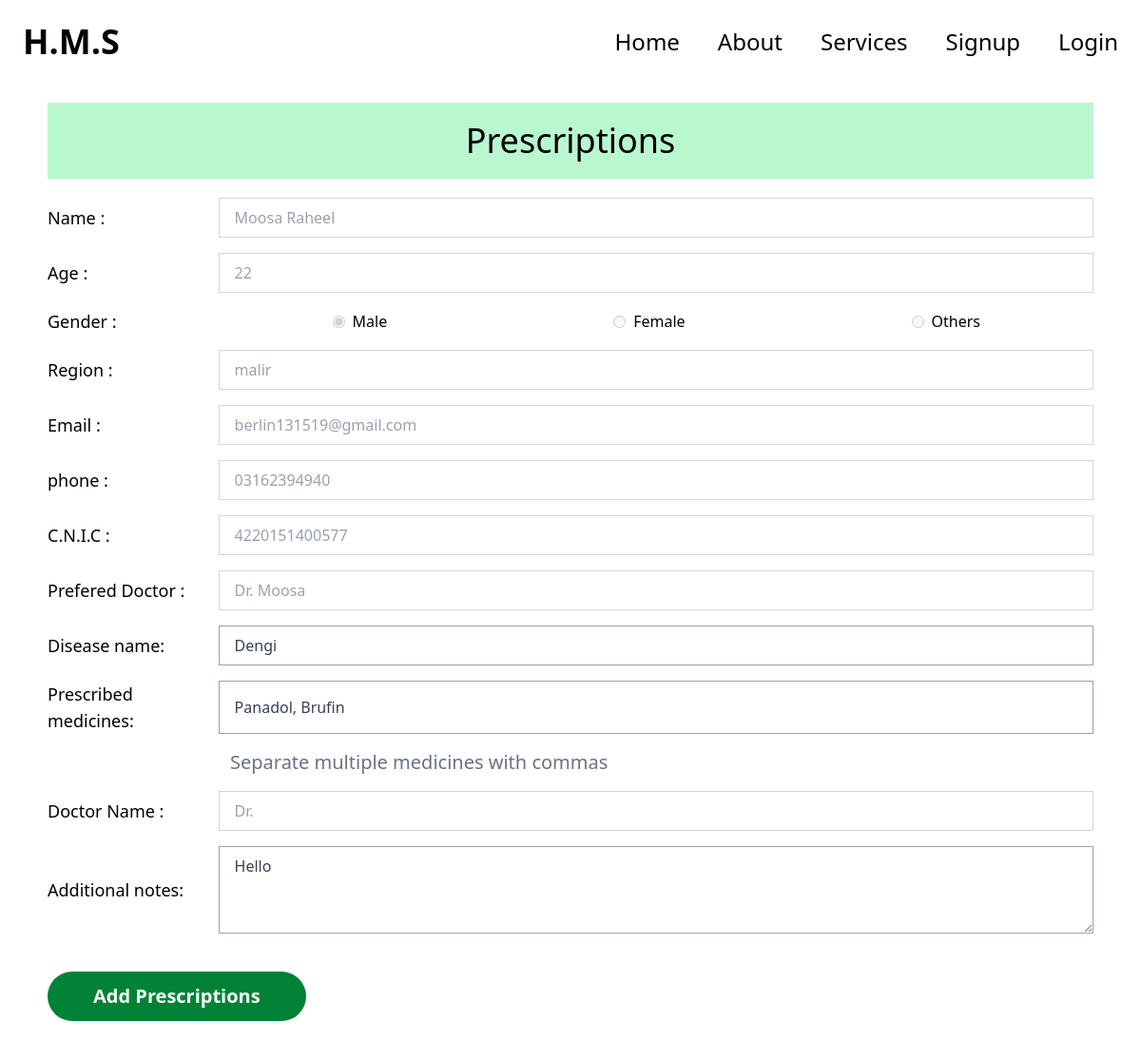
Screenshot of /doctor/prescription/10/ with the database file from the repository.
### hms_operator/models.py (models this page shows, shortened)
class Patient(models.Model):
    full_name = models.CharField(max_length=120)
    email = models.EmailField(max_length=70)
    phone = models.CharField(max_length=15)
    age = models.PositiveIntegerField()
    gender = models.CharField(choices=GENDER_CHOICES)
    region = models.CharField(max_length=20, choices=REGION_CHOICES)
    prefered_doctor = models.CharField(max_length=20, choices=DOCTORS)
    cnic = models.CharField(max_length=13)
    date = models.DateField(auto_now=True)
    time = models.TimeField(auto_now=True)

### doctor/models.py (models this page shows, shortened)
class PatientReport(models.Model):
    patient = models.OneToOneField(Patient, on_delete=models.CASCADE)
    disease_name = models.CharField(max_length=100)
    prescribed_medicines = models.TextField(help_text="Separate multiple medicines with commas")
    additional_notes = models.TextField(blank=True, null=True)
    report_date = models.DateField(auto_now_add=True)
    report_time = models.TimeField(auto_now_add=True)
    doctor_name = models.CharField(max_length=50)

### doctor/views.py (the view)
# urls.py: path("prescription/<id_or_cnic>/", prescriptions_detail, name="prescription_detail")
def prescription(request, id_or_cnic):
    patient = find_patient(id_or_cnic)
    if not patient:
        messages.error(request, "Patient with given information not found...")
        return redirect("home")
    try:
        prescription_instance = PatientReport.objects.get(patient=patient)
    except PatientReport.DoesNotExist:
        prescription_instance = None
    if request.method == "POST":
        data = request.POST.dict()
        data['doctor_name'] = f"Dr. {request.user.first_name}"
        data['patient'] = patient.id
        if prescription_instance:
            form = PrescriptionForm(data, instance=prescription_instance)
        else:
            form = PrescriptionForm(data)
        if form.is_valid():
            form.save()
            messages.success(request, "Prescription submitted successfully.")
            return redirect("home")
    else:
        form = PrescriptionForm(instance=prescription_instance)
    return render(request, "doctor/prescription.html", {"patient": patient, "form": form})

### doctor/forms.py
class PrescriptionForm(forms.ModelForm):
    class Meta:
        model = PatientReport
        fields = "__all__"
        widgets = {"disease_name": forms.TextInput(attrs={"class": "border border-gray-400 w-full py-2 px-4 text-gray-700"}), "prescribed_medicines" : forms.TextInput(attrs={"class": "border border-gray-400 w-full py-2 px-4 text-gray-700"}), "additional_notes" : forms.Textarea(attrs={"class": "border border-gray-400 w-full py-2 px-4 text-gray-700 h-23"})}

### base/utils.py (called while the page is built)
def find_patient(id_or_cnic):
   return  Patient.objects.filter(Q(pk=id_or_cnic) | Q(cnic=id_or_cnic)).first()

### doctor/templates/doctor/prescription.html (shortened to what this page needs)
{% extends "base.html" %}
{% block content %}
<div class="w-11/12 my-5 mx-auto ">
    <h1 class="text-4xl text-center bg-green-200 p-5">Prescriptions</h1>
    <form  method="post" class="w-full my-5" novalidate>
        <div class="flex align-center my-4">
        <label for="" class="text-lg w-54 flex items-center">Name : </label>
        <input type="text" class="border border-gray-300 w-full py-2 px-4 text-gray-400" value="{{patient.full_name}}" readonly>
        </div>
        <div class="flex align-center my-4">
        <label for="" class="text-lg w-54 flex items-center">Age : </label>
        <input type="text" class="border border-gray-300 w-full py-2 px-4 text-gray-400" value="{{patient.age}}" readonly>
        </div>
            <div class="flex align-center my-4">
            <label for="" class="text-lg w-54 flex items-center">Gender : </label>
            <div class='flex w-full justify-around'>
            <div class="flex gap-2 items-center">
                <input type="radio" value="Male" {% if patient.gender == "male" %}checked{% endif %} disabled>
                <p>Male</p>
            </div>
            <div class="flex gap-2 items-center">
                <input type="radio" value="Male" {% if patient.gender == "female" %}checked{% endif %} disabled>
                <p>Female</p>
            </div>
            <div class="flex gap-2 items-center">
                <input type="radio" value="Male" disabled {% if patient.gender == "others" %}checked{% endif %}>
                <p>Others</p>
            </div>
            </div>
        </div>
            <div class="flex align-center my-4">
        <label for="" class="text-lg w-54 flex items-center">Region : </label>
        <input type="text" class="border border-gray-300 w-full py-2 px-4 text-gray-400" value="{{patient.region}}" readonly>
        </div>
            <div class="flex align-center my-4">
        <label for="" class="text-lg w-54 flex items-center">Email : </label>
        <input type="text" class="border border-gray-300 w-full py-2 px-4 text-gray-400" value="{{patient.email}}" readonly>
        </div>
            <div class="flex align-center my-4">
        <label for="" class="text-lg w-54 flex items-center">phone : </label>
        <input type="text" class="border border-gray-300 w-full py-2 px-4 text-gray-400" value="{{patient.phone}}" readonly>
        </div>
            <div class="flex align-center my-4">
        <label for="" class="text-lg w-54 flex items-center">C.N.I.C : </label>
        <input type="text" class="border border-gray-300 w-full py-2 px-4 text-gray-400" value="{{patient.cnic}}" readonly>
        </div>
            <div class="flex align-center my-4">
        <label for="" class="text-lg w-54 flex items-center">Prefered Doctor : </label>
        <input type="text" class="border border-gray-300 w-full py-2 px-4 text-gray-400" value="{{patient.prefered_doctor}}" readonly>
        </div>
        <div class="w-full flex align-center my-4">
        <label for="{{form.disease_name.id_for_label}}" class="text-lg w-54 flex items-center"
          >{{form.disease_name.label}}:
        </label>
        {{form.disease_name}}
      </div>
        <div class="w-full flex align-center my-4">
        <label for="{{form.prescribed_medicines.id_for_label}}" class="text-lg w-54 flex items-center"
          >{{form.prescribed_medicines.label}}:
        </label>
        {{form.prescribed_medicines}}
      </div>
      <p class="ml-48 text-xl text-gray-500 mb-2">{{ form.prescribed_medicines.help_text }}</p>
      <div class="flex align-center my-4">
        <label for="" class="text-lg w-54 flex items-center">Doctor Name : </label>
        <input type="text" class="border border-gray-300 w-full py-2 px-4 text-gray-400" value="Dr. {{user.first_name}}" readonly>
        </div>
        <div class="w-full flex align-center my-4">
        <label for="{{form.additional_notes.id_for_label}}" class="text-lg w-54 flex items-center"
          >{{form.additional_notes.label}}:
        </label>
        {{form.additional_notes}}
      </div>
        <button
        class="bg-green-700 py-3 px-12 text-white font-bold text-xl mt-6 rounded-full cursor-pointer"
        type="submit"
      >
        Add Prescriptions
      </button>
    </form>
</div>
{% endblock content %}

### rows the page displays
Patient: full_name "Moosa Raheel", age "22", gender "☑", region "malir", email "berlin131519@gmail.com", phone "03162394940", cnic "4220151400577", prefered_doctor "Dr. Moosa"
PatientReport: disease_name "Dengi", prescribed_medicines "Panadol, Brufin", additional_notes "Hello"
